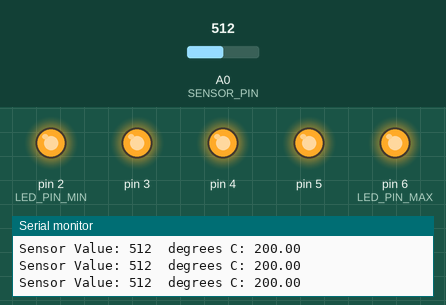
Simulated run of this sketch. Board: Arduino Uno, built with avr-gcc and run on an emulated ATmega328P. On the bench: output pins drawn as LEDs (lit = HIGH), the last lines printed to the serial monitor. Inputs (shaded band) come from the test bench; at power-on: A0 (SENSOR_PIN) = 512.

Above: at 1.2 s.
1.3 s: A0 (SENSOR_PIN) set to 348
2.8 s: A0 (SENSOR_PIN) set to 321
At 3.7 s:
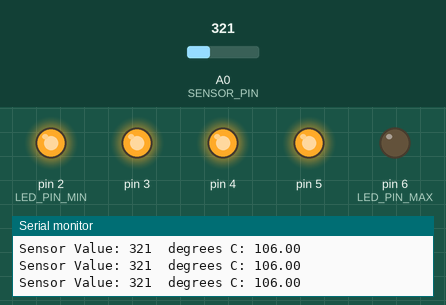
4.5 s: A0 (SENSOR_PIN) set to 276
6.0 s: A0 (SENSOR_PIN) set to 253
At 6.4 s:
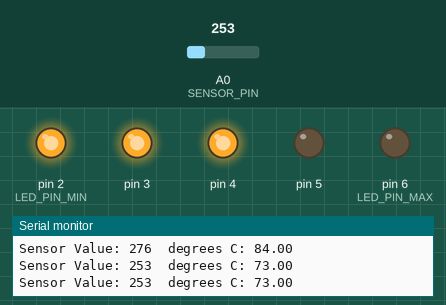
7.5 s: A0 (SENSOR_PIN) set to 199
9.0 s: A0 (SENSOR_PIN) set to 183
At 10.2 s:
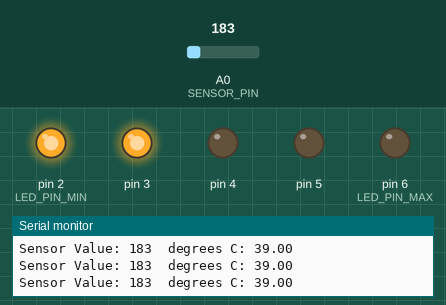
Timing chart, 0 to 11.5 s (numbered marks = the images above; inputs shaded):
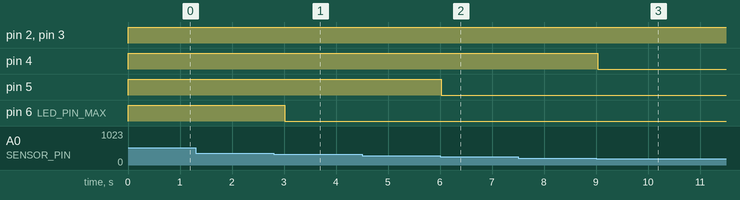

Measured:
- the behaviour switches between 338 and 337 on A0 (SENSOR_PIN) (found by bisection; images 0 and 1)
- the behaviour switches between 264 and 263 on A0 (SENSOR_PIN) (found by bisection; images 1 and 2)
- the behaviour switches between 191 and 190 on A0 (SENSOR_PIN) (found by bisection; images 2 and 3)
- after the input at 2.8 s, pin 6 (LED_PIN_MAX): HIGH → LOW after 0.21 s
- after the input at 6.0 s, pin 5: HIGH → LOW at once
- after the input at 9.0 s, pin 4: HIGH → LOW at once

The sketch:

apb_03_love_o_meter.ino
```cpp
// Code for `APB-03 Love-O-Meter`
// @see https://www.tinkercad.com/things/cgPamtJwfSP

const int SENSOR_PIN = A0;
const int SENSOR_VAL_MIN = 20;
const int SENSOR_VAL_MAX = 358;
const int SENSOR_TEMP_MIN = -40;
const int SENSOR_TEMP_MAX = 125;

const int SERIAL_PORT = 9600;

const int LED_PIN_MIN = 2;
const int LED_PIN_MAX = 6;
const int LED_COUNT = LED_PIN_MAX - LED_PIN_MIN + 1;

const int TEMP_BASELINE_MIN = SENSOR_TEMP_MIN + 10;
const int TEMP_BASELINE_MAX = SENSOR_TEMP_MAX - 10;
const int TEMP_BASELINE_DELTA = TEMP_BASELINE_MAX - TEMP_BASELINE_MIN;
const int TEMP_INTERVAL = TEMP_BASELINE_DELTA / (LED_COUNT - 1);

const int lOOP_DELAY = 300;

void setup()
{
  Serial.begin(SERIAL_PORT);

  for(int ledPin = LED_PIN_MIN; ledPin <= LED_PIN_MAX; ledPin++) {
    pinMode(ledPin, OUTPUT);
    digitalWrite(ledPin, LOW);
  }

  Serial.print("Ready!");
}

void loop()
{
  int sensorVal = analogRead(SENSOR_PIN);
  float sensorTemp = map(sensorVal, SENSOR_VAL_MIN, SENSOR_VAL_MAX, SENSOR_TEMP_MIN, SENSOR_TEMP_MAX);

  Serial.print("\nSensor Value: ");
  Serial.print(sensorVal);
  Serial.print("\tdegrees C: ");
  Serial.print(sensorTemp);

  for(int i = 0; i < LED_COUNT; i++) {
    int ledPin = LED_PIN_MIN + i;
    int tempLevel = TEMP_BASELINE_MIN + (i * TEMP_INTERVAL);
    if(sensorTemp > tempLevel) {
      digitalWrite(ledPin, HIGH);
    } else {
      digitalWrite(ledPin, LOW);
    }
  }

  delay(lOOP_DELAY);
}
```
